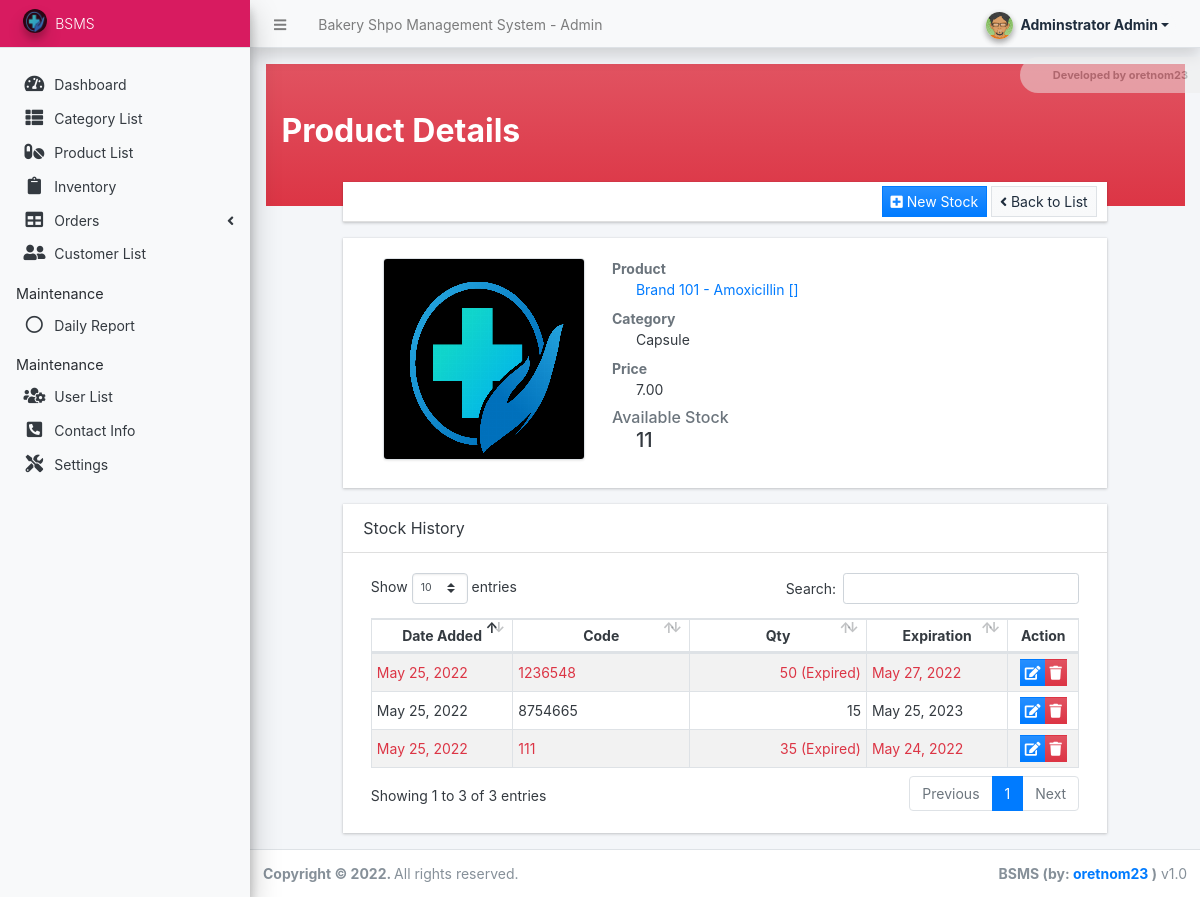
Screenshot of /admin/?page=inventory/view_inventory&id=2 (signed in) with the database file from the repository.
### tables this page shows
CREATE TABLE `stock_list` (
  `id` int(30) NOT NULL,
  `product_id` int(30) NOT NULL,
  `code` varchar(100) NOT NULL,
  `quantity` float(12,2) NOT NULL DEFAULT 0.00,
  `expiration` date DEFAULT NULL,
  `date_created` datetime NOT NULL DEFAULT current_timestamp(),
  `date_updated` datetime NOT NULL DEFAULT current_timestamp() ON UPDATE current_timestamp()
);

### config.php (called while the page is built, shortened)
<?php
require_once('classes/DBConnection.php');
require_once('classes/SystemSettings.php');
function validate_image($file){
    global $_settings;
	if(!empty($file)){
        $ex = explode("?",$file);
        $file = $ex[0];
        $ts = isset($ex[1]) ? "?".$ex[1] : '';
		if(is_file(base_app.$file)){
			return base_url.$file.$ts;
		}else{
			return base_url.($_settings->info('logo'));
		}
	}else{
		return base_url.($_settings->info('logo'));
	}
}
function format_num($number = '' , $decimal = ''){
    if(is_numeric($number)){
        $ex = explode(".",$number);
        $decLen = isset($ex[1]) ? strlen($ex[1]) : 0;
        if(is_numeric($decimal)){
            return number_format($number,$decimal);
        }else{
            return number_format($number,$decLen);
        }
    }else{
        return "Invalid Input";
    }
}
?>

### classes/DBConnection.php (called while the page is built, shortened)
<?php
class DBConnection{
    private $host = DB_SERVER;
    private $username = DB_USERNAME;
    private $password = DB_PASSWORD;
    private $database = DB_NAME;
    public $conn;
    public function __construct(){
        if (!isset($this->conn)) {
            $this->conn = new mysqli($this->host, $this->username, $this->password, $this->database);
        }
    }
}
?>

### classes/SystemSettings.php (called while the page is built, shortened)
<?php
class SystemSettings extends DBConnection{
	function info($field=''){
		if(!empty($field)){
			if(isset($_SESSION['system_info'][$field]))
				return $_SESSION['system_info'][$field];
			else
				return false;
		}else{
			return false;
		}
	}
}
$_settings = new SystemSettings();
?>

### admin/inventory/view_inventory.php (the view, shortened to what this page needs)
<?php
if(isset($_GET['id']) && $_GET['id'] > 0){
    $qry = $conn->query("SELECT p.*, c.name as `category`,(COALESCE((SELECT SUM(quantity) FROM `stock_list` where product_id = p.id and (expiration IS NULL or date(expiration) > '".date("Y-m-d")."') ), 0)  - COALESCE((SELECT SUM(quantity) FROM `order_items` where product_id = p.id), 0)) as `available` from `product_list` p inner join `category_list` c on p.category_id = c.id where p.id = '{$_GET['id']}' and p.delete_flag = 0 ");
}
?>
<div class="content py-5 px-3 bg-gradient-danger">
	<h2><b>Product Details</b></h2>
</div>
<div class="row flex-column mt-lg-n4 mt-md-n4 justify-content-center align-items-center">
	<div class="col-lg-10 col-md-10 col-sm-12 col-xs-12">
		<div class="card rounded-0">
			<div class="card-header py-1 text-center">
				<div class="card-tools">
					<button class="btn btn-primary btn-sm bg-gradient-primary rounded-0" type="button" id="new_entry"><i class="fa fa-plus-square"></i> New Stock</button>
					<a class="btn btn-light btn-sm bg-gradient-light border rounded-0" href="./?page=inventory"><i class="fa fa-angle-left"></i> Back to List</a>
				</div>
			</div>
		</div>
	</div>
	<div class="col-lg-10 col-md-10 col-sm-12 col-xs-12">
		<div class="card rounded-0">
			<div class="card-body">
                <div class="container-fluid">
					<div class="row">
						<div class="col-lg-4 col-md-5 col-sm-12 col-xs-12">
							<center>
								<img src="<?= validate_image(isset($image_path) ? $image_path : '') ?>" alt="<?= isset($name) ? $name : '' ?>" class="img-thumbnail p-0 border" id="product-img">
							</center>
						</div>
						<div class="col-lg-8 col-md-7 col-sm-12 col-xs-12">
							<dl>
								<dt class="text-muted">Product</dt>
								<dd class="pl-4">
									<a href="./?page=products/view_product&id=<?= isset($id) ? $id : '' ?>" target="_blank"><?= isset($brand) ? $brand : "" ?> - <?= isset($name) ? $name : "" ?> [<?= isset($dose) ? $dose : "" ?>]</a>
								</dd>
								<dt class="text-muted">Category</dt>
								<dd class="pl-4"><?= isset($category) ? $category : "" ?></dd>
								<dt class="text-muted">Price</dt>
								<dd class="pl-4"><?= isset($price) ? format_num($price,2) : "" ?></dd>
								<dt class="text-muted h6 mb-0">Available Stock</dt>
								<dd class="pl-4 h5"><?= isset($available) ? format_num($available,0) : "" ?></dd>
							</dl>
						</div>
					</div>
                </div>
            </div>
		</div>
	</div>
	<div class="col-lg-10 col-md-10 col-sm-12 col-xs-12">
		<div class="card rounded-0">
			<div class="card-header">
				<div class="card-title">Stock History</div>
			</div>
			<div class="card-body">
                <div class="container-fluid">
					<table class="table table-striped table-bordered" id="stock-history">
						<colgroup>
							<col width="20%">
							<col width="25%">
							<col width="25%">
							<col width="20%">
							<col width="10%">
						</colgroup>
						<thead>
							<tr>
								<th class="p-1 text-center">Date Added</th>
								<th class="p-1 text-center">Code</th>
								<th class="p-1 text-center">Qty</th>
								<th class="p-1 text-center">Expiration</th>
								<th class="p-1 text-center">Action</th>
							</tr>
						</thead>
						<tbody>
							<?php if(isset($id)): ?>
							<?php
							$stocks = $conn->query("SELECT * FROM `stock_list` where product_id = '{$id}' order by abs(unix_timestamp(date_created))");
							while($row = $stocks->fetch_assoc()):
							?>
								<tr class="<?= !empty($row['expiration']) && (strtotime($row['expiration']) <= strtotime(date("Y-m-d"))) ? "text-danger" : "" ?>">
									<td class="p-1 align-middle"><?= date("M d, Y", strtotime($row['date_created'])) ?></td>
									<td class="p-1 align-middle"><?= $row['code'] ?></td>
									<td class="p-1 text-right align-middle"><?= format_num($row['quantity'], 0) ?><?= !empty($row['expiration']) && (strtotime($row['expiration']) <= strtotime(date("Y-m-d"))) ? " (Expired)" : "" ?></td>
									<td class="p-1 align-middle"><?= !empty($row['expiration'])? date("M d, Y", strtotime($row['expiration'])) : "No Expiration" ?> </td>
									<td class="p-1 text-center align-middle">
										<div class="btn-group">
											<button class="btn btn-flat btn-xs bg-gradient-primary edit_stock" title="Edit Stock" type="button" data-id='<?= $row['id'] ?>'><i class="fa fa-edit text-sm"></i></button>
											<button class="btn btn-flat btn-xs bg-gradient-danger delete_stock" title="Delete Stock" type="button" data-code='<?= $row['code'] ?>' data-id='<?= $row['id'] ?>'><i class="fa fa-trash text-sm"></i></button>
										</div>
									</td>
								</tr>
							<?php endwhile; ?>
							<?php endif; ?>
						</tbody>
					</table>
                </div>
            </div>
		</div>
	</div>
</div>

### admin/inventory/view_inventory.php (style rules this page uses)
#product-img { max-width:100%; max-height:35em; object-fit:scale-down; object-position:center center; }

### rows the page displays
stock_list: date_created "May 25, 2022", code "1236548", quantity "50", shows "(Expired)", expiration "May 27, 2022"
stock_list: date_created "May 25, 2022", code "8754665", quantity "15", expiration "May 25, 2023"
stock_list: date_created "May 25, 2022", code "111", quantity "35", shows "(Expired)", expiration "May 24, 2022"

### other values shown
$_settings->info('name') "Bakery Shpo Management System"
$_settings->userdata('firstname').' '.$_settings->userdata('lastname') "Adminstrator Admin"
$_settings->info('short_name') "BSMS"
$brand "Brand 101"
$name "Amoxicillin"
$category "Capsule"
format_num($price,2) "7.00"
format_num($available,0) "11"
